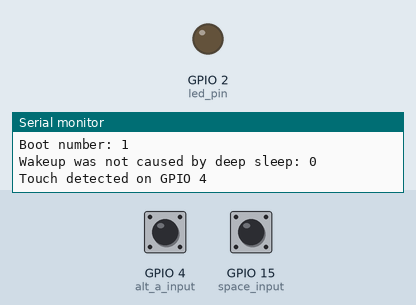
This program was run on a simulated ESP32. Parts: output pins drawn as LEDs (lit = HIGH), the last lines printed to the serial monitor. Inputs (shaded band) come from the test bench; at power-on: GPIO 15 (space_input) HIGH, GPIO 4 (alt_a_input) HIGH. USB keyboard and mouse output is not drawn.

Above: at 2.25 s.
2.3 s: GPIO 15 (space_input) pulled LOW for 3.2 s
At 2.9 s:
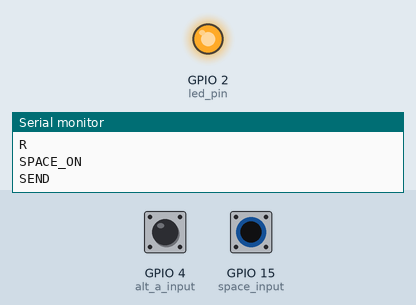
8.5 s: GPIO 4 (alt_a_input) pulled LOW for 0.15 s
Timing chart, 0 to 17.5 s (numbered marks = the images above; inputs shaded):
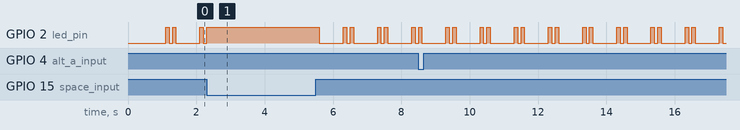

The program:

main.cpp
```cpp
#include <Arduino.h>
#include <FreeRTOS.h>

#include <BleKeyboard.h>

#include "touch_button.h"
#include "led_sequence.h"
#include "util.h"

// configurable
const uint16_t sleep_threshold_s = 300;
const int touch_threshold = 30;
const int led_pin = LED_BUILTIN;
const uint8_t space_input = T3;
const uint8_t alt_a_input = T0;
LedSequence seq_on("111000000000000");
LedSequence seq_connected("1010000000");
LedSequence seq_pressing_space("1");
const char *name = "Zoom Keyboard v1.0";

// !configurable
BleKeyboard bleKeyboard(name);
TimerHandle_t xAutoReloadTimer, xLedTimer, xSleepTimer, xTestTimer;
TouchButton alt_a;
TouchButton spacebar;
volatile uint16_t sleep_countdown_s = 0;

RTC_DATA_ATTR int bootCount = 0;

volatile bool sendAltA = false;
volatile bool sendSpaceOn = false;
volatile bool sendSpaceOff = false;

volatile LedSequence *current_sequence = &seq_connected;

/**
 *
 */
void reset_countdown()
{
    Serial.println('R');
    sleep_countdown_s = 0;
}

void set_default_led_sequence()
{
    current_sequence = bleKeyboard.isConnected() ? &seq_connected : &seq_on;
}

/**
 *
 */
void setup()
{
    Serial.begin(115200);

    if (bootCount++ == 0)
    {
        delay(1000); // give me time to bring up serial monitor - but only on first boot
    }

    Serial.println(name);
    Serial.println("Boot number: " + String(bootCount));
    bleKeyboard.begin();

    print_wakeup();

    pinMode(led_pin, OUTPUT);

    alt_a.onStateChange([](bool state) {
        reset_countdown();
        if (state)
        {
            sendAltA = true;
        }
    });

    spacebar.onStateChange([](bool state) {
        reset_countdown();
        if (state)
        {
            sendSpaceOn = true;
        }
        else
        {
            sendSpaceOff = true;
        }
    });

    touchAttachInterrupt(
        space_input, [] {}, touch_threshold);
    touchAttachInterrupt(
        alt_a_input, [] {}, touch_threshold);
    esp_sleep_enable_touchpad_wakeup();

    xAutoReloadTimer = xTimerCreate("Button", pdMS_TO_TICKS(5), pdTRUE, 0, [](TimerHandle_t xTimer) {
        spacebar.update(touchRead(space_input) < touch_threshold);
        alt_a.update(touchRead(alt_a_input) < touch_threshold);
    });

    xTimerStart(xAutoReloadTimer, 0);

    xSleepTimer = xTimerCreate("Sleep", pdMS_TO_TICKS(1000), pdTRUE, 0, [](TimerHandle_t xTimer) {
        if (++sleep_countdown_s > sleep_threshold_s)
        {
            Serial.println("Going to sleep now");
            digitalWrite(led_pin, false);
            esp_deep_sleep_start();
        }
    });
    xTimerStart(xSleepTimer, 0);

    xLedTimer = xTimerCreate("Led", pdMS_TO_TICKS(100), pdTRUE, 0, [](TimerHandle_t xTimer) {
        digitalWrite(led_pin, current_sequence->getNextState());
    });
    xTimerStart(xLedTimer, 0);
}

/**
 *
 */
void loop()
{
    if (sendAltA)
    {
        sendAltA = false;
        Serial.println("ALT+A");
        if (bleKeyboard.isConnected())
        {
            Serial.println("SEND");
            bleKeyboard.press(KEY_LEFT_ALT);
            bleKeyboard.write('a');
            bleKeyboard.release(KEY_LEFT_ALT);
        }
    }

    if (sendSpaceOn)
    {
        sendSpaceOn = false;
        {
            current_sequence = &seq_pressing_space;
            Serial.println("SPACE_ON");
            if (bleKeyboard.isConnected())
            {
                Serial.println("SEND");
                bleKeyboard.press(' ');
            }
        }
    }

    if (sendSpaceOff)
    {
        sendSpaceOff = false;
        {
            set_default_led_sequence();
            Serial.println("SPACE_OFF");
            if (bleKeyboard.isConnected())
            {
                Serial.println("SEND");
                bleKeyboard.release(' ');
            }
        }
    }
}
```

led_sequence.h
```cpp
#pragma once

#include <Arduino.h>

class LedSequence
{
public:
    LedSequence(const char *sequence) : _index(0), _sequence(sequence), _length(strlen(sequence))
    {
    }

    inline bool getNextState() volatile
    {
        bool result = _sequence[_index]=='1';
        _index = (_index + 1) % _length;
        return result;
    }

    inline void reset() volatile
    {
        _index = 0;
    }

private:
    uint8_t _index;
    const char *_sequence;

    uint8_t _length;
};
```

touch_button.h
```cpp
#pragma once

typedef void (*TouchButtonCallback)(const bool state);

class TouchButton
{
public:
    TouchButton() : min_count(0), max_count(5), current_count(0), current_state(false), callback(0)
    {
    }

    void onStateChange(TouchButtonCallback cb)
    {
        callback = cb;
    }

    void update(bool button_state)
    {
        if (button_state)
            ++current_count;
        else
            --current_count;

        bool oldState = current_state;
        if (current_count < min_count)
        {
            current_state = false;
            current_count = min_count;
        }
        if (current_count > max_count)
        {
            current_state = true;
            current_count = max_count;
        }
        if ((oldState ^ current_state) && callback)
        {
            callback(current_state);
        }
    }

private:
    int min_count;
    int max_count;
    int current_count;
    bool current_state;
    TouchButtonCallback callback;
};
```

util.h
```cpp
#pragma once

#include <Arduino.h>
#include <FreeRTOS.h>

void print_wakeup_reason()
{
    esp_sleep_wakeup_cause_t wakeup_reason;

    wakeup_reason = esp_sleep_get_wakeup_cause();

    switch (wakeup_reason)
    {
    case ESP_SLEEP_WAKEUP_EXT0:
        Serial.println("Wakeup caused by external signal using RTC_IO");
        break;
    case ESP_SLEEP_WAKEUP_EXT1:
        Serial.println("Wakeup caused by external signal using RTC_CNTL");
        break;
    case ESP_SLEEP_WAKEUP_TIMER:
        Serial.println("Wakeup caused by timer");
        break;
    case ESP_SLEEP_WAKEUP_TOUCHPAD:
        Serial.println("Wakeup caused by touchpad");
        break;
    case ESP_SLEEP_WAKEUP_ULP:
        Serial.println("Wakeup caused by ULP program");
        break;
    default:
        Serial.printf("Wakeup was not caused by deep sleep: %d\n", wakeup_reason);
        break;
    }
}

/*
Method to print the touchpad by which ESP32
has been awaken from sleep
*/
void print_wakeup_touchpad()
{
    touch_pad_t touchPin = esp_sleep_get_touchpad_wakeup_status();

    switch (touchPin)
    {
    case 0:
        Serial.println("Touch detected on GPIO 4");
        break;
    case 1:
        Serial.println("Touch detected on GPIO 0");
        break;
    case 2:
        Serial.println("Touch detected on GPIO 2");
        break;
    case 3:
        Serial.println("Touch detected on GPIO 15");
        break;
    case 4:
        Serial.println("Touch detected on GPIO 13");
        break;
    case 5:
        Serial.println("Touch detected on GPIO 12");
        break;
    case 6:
        Serial.println("Touch detected on GPIO 14");
        break;
    case 7:
        Serial.println("Touch detected on GPIO 27");
        break;
    case 8:
        Serial.println("Touch detected on GPIO 33");
        break;
    case 9:
        Serial.println("Touch detected on GPIO 32");
        break;
    default:
        Serial.println("Wakeup not by touchpad");
        break;
    }
}

void print_wakeup(){
    print_wakeup_reason();
    print_wakeup_touchpad();
}
```

Measured:
- by itself, GPIO 2 (led_pin): repeats every 1.0 s: LOW 0.70 s, HIGH 0.10 s, LOW 0.10 s, HIGH 0.10 s
